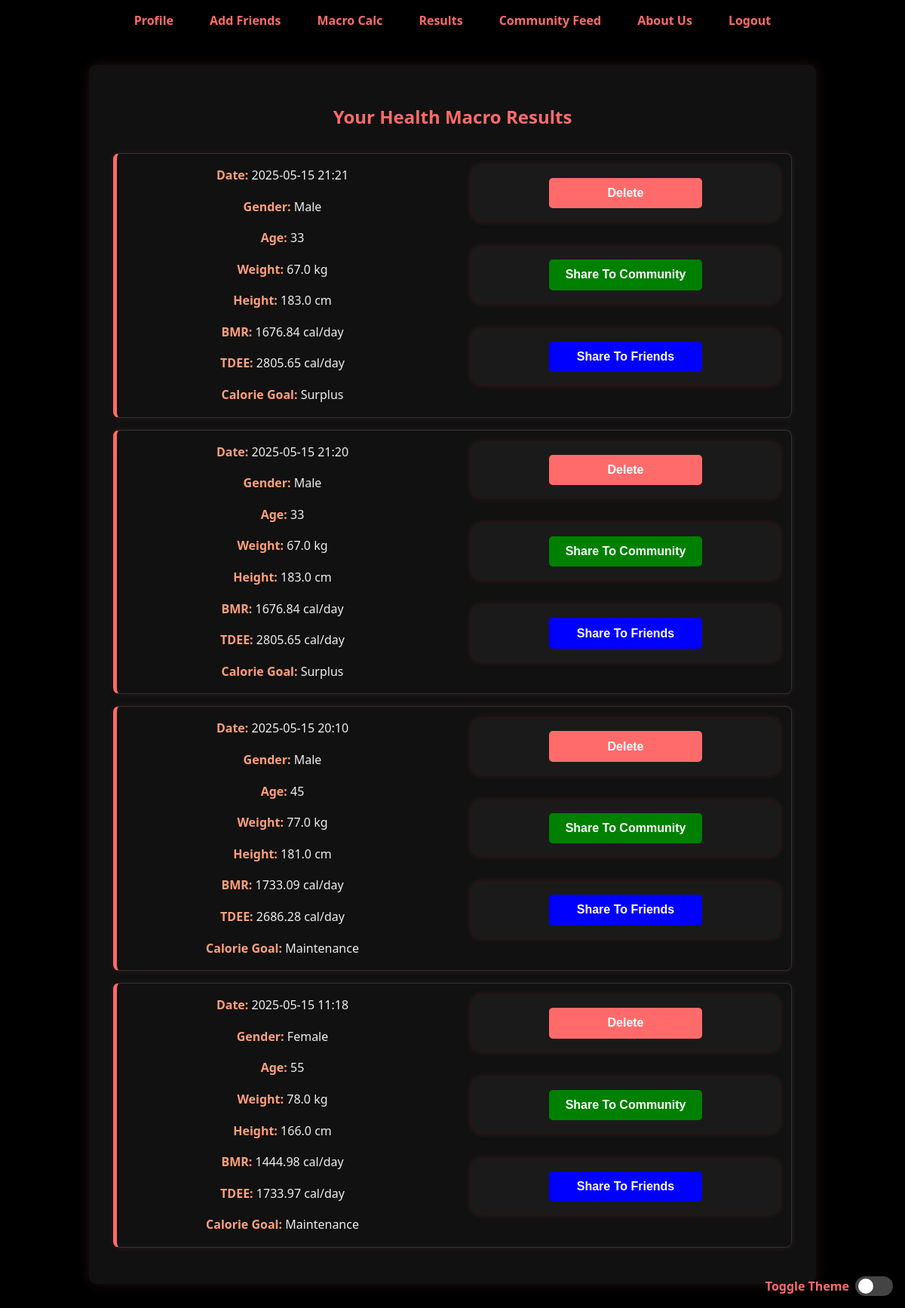
/results (signed in), run on an earlier commit of the app's database.
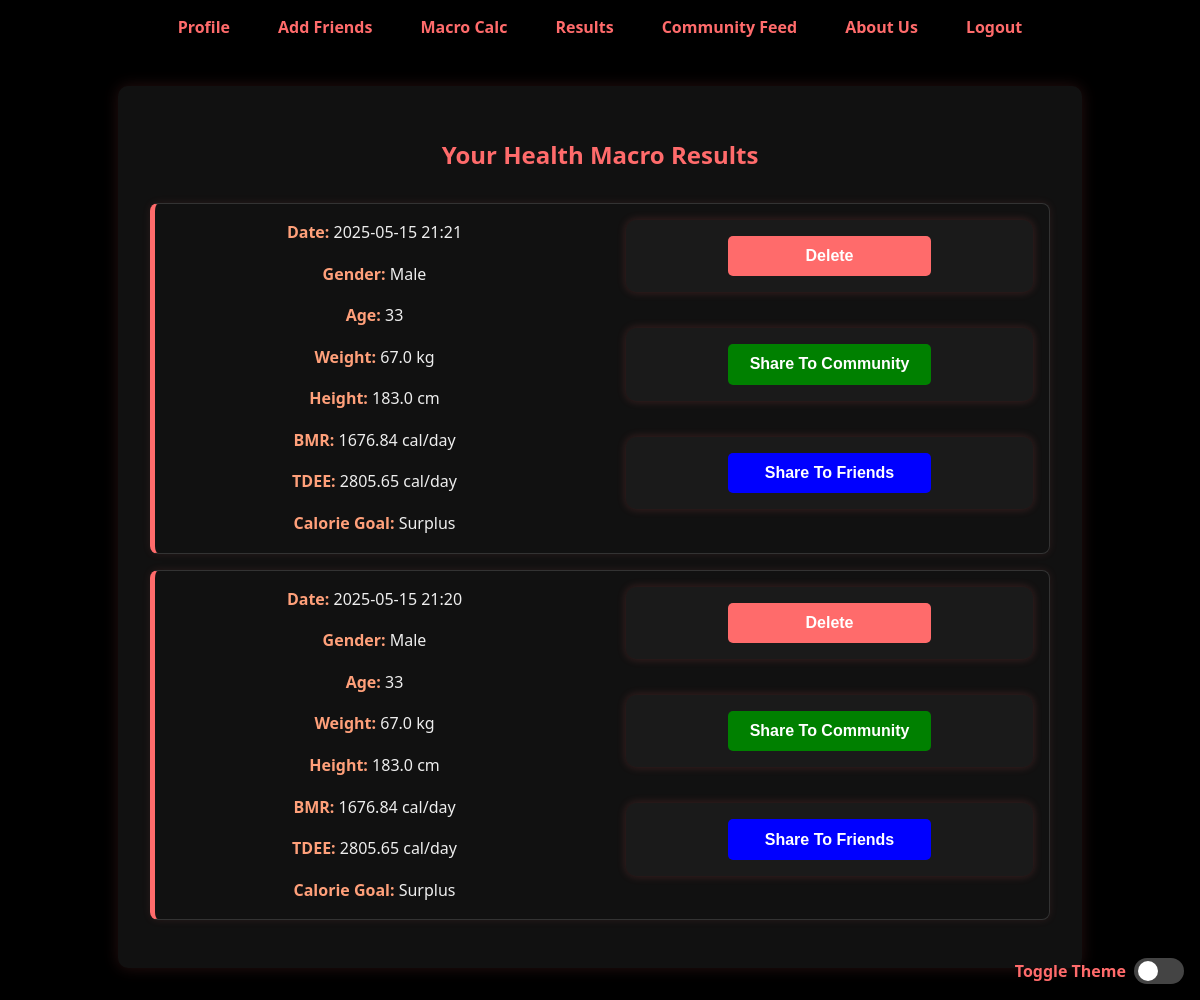
And on a later commit of the database.
### app/models.py (models this page shows)
class MacroPost(db.Model):
    id = db.Column(db.Integer, primary_key=True)
    gender = db.Column(db.String(10), nullable=False)
    age = db.Column(db.Integer, nullable=False)
    weight = db.Column(db.Float, nullable=False)
    height = db.Column(db.Float, nullable=False)
    bmr = db.Column(db.Float, nullable=False)
    tdee = db.Column(db.Float, nullable=False)
    calorie_goal = db.Column(db.String(10), nullable=False, server_default='maintain')
    timestamp = db.Column(db.DateTime, server_default=db.func.now())
    user_id = db.Column(db.Integer, db.ForeignKey('user.id'), nullable=False)
    user = db.relationship('User', backref=db.backref('macroposts', lazy=True))

### app/routes.py (the view)
@app.route("/results")
def results():
    macro_posts = []
    if current_user.is_authenticated:
        macro_posts = MacroPost.query.filter_by(user_id=current_user.id).order_by(MacroPost.timestamp.desc()).all()
    return render_template("results.html", macro_posts=macro_posts)

### app/__init__.py (called while the page is built)
@login_manager.user_loader
def load_user(user_id):
    return db.session.get(User, int(user_id))

### app/routes.py (called while the page is built)
@app.after_request
def add_security_headers(response):
    response.headers['X-Content-Type-Options'] = 'nosniff'
    response.headers['X-Frame-Options'] = 'DENY'
    response.headers['X-Content-Type-Options'] = 'nosniff'
    response.headers['X-XSS-Protection'] = '1; mode=block'
    return response

### app/templates/results.html (shortened to what this page needs)
{% extends "base.html" %}
{% import "./components/resultTab.html" as ui %}
 {% block content %}
<section>
  <h1>Your Health Macro Results</h1>
  {% if macro_posts and macro_posts|length > 0 %}
  <div class="macro-history">
    <ul>
      {% for post in macro_posts %}
      <li>
        <div class="info">
          {{ ui.history_item(post) }}
        </div>
        <div class="actions">
          {{ ui.delete_button(post.id) }}
          {{ ui.community_share_button(post.id) }}
          {{ ui.friend_share_button(post.id) }}
        </div>
      </li>
      {% endfor %}
    </ul>
  </div>
  {% endif %}
</section>
{% endblock %}

### app/templates/base.html (shortened to what this page needs)
<!DOCTYPE html>
<html lang="en">
<head>
  <link rel="stylesheet" href="{{ url_for('static', filename='css/style.css') }}">
</head>
<body>
  <header>
    <nav>
      <ul>
        {% if current_user.is_authenticated %}
          <li><a href="{{ url_for('profile') }}">Profile</a></li>
          <li><a href="{{ url_for('friends') }}">Add Friends</a></li>
        {% else %}
          <li><a href="{{ url_for('login') }}">Login</a></li>
          <li><a href="{{ url_for('calculator') }}">Macro Calc</a></li>
        {% endif %}
        {% if current_user.is_authenticated and request.endpoint != 'view_user_profile' and request.endpoint != 'view_user_profile_by_name' %}
        <li><a href="{{ url_for('calculator') }}">Macro Calc</a></li>
        {% endif %}
        <li><a href="{{ url_for('results') }}">Results</a></li>
        <li><a href="{{ url_for('feed') }}">Community Feed</a></li>
        <li><a href="{{ url_for('about') }}">About Us</a></li>
        {% if current_user.is_authenticated %}
          <li><a href="{{ url_for('logout') }}">Logout</a></li>
        {% endif %}
      </ul>
    </nav>
  </header>
  <main>
    {% block content %}
    {% endblock %}
  </main>
  <div class="theme-toggle">
    <label class="theme-label" for="theme-switch">Toggle Theme</label>
    <label class="switch">
        <span class="slider"></span>
    </label>
</div>
</body>
</html>

### app/templates/components/resultTab.html (shortened to what this page needs)
{% macro history_item(post) %}
<p><strong>Date:</strong> {{ post.timestamp.strftime('%Y-%m-%d %H:%M') }}</p>
<p><strong>Gender:</strong> {{ post.gender|capitalize }}</p>
<p><strong>Age:</strong> {{ post.age }}</p>
<p><strong>Weight:</strong> {{ post.weight }} kg</p>
<p><strong>Height:</strong> {{ post.height }} cm</p>
<p><strong>BMR:</strong> {{ post.bmr }} cal/day</p>
<p><strong>TDEE:</strong> {{ post.tdee }} cal/day</p>
<p><strong>Calorie Goal:</strong> {{ post.calorie_goal|capitalize }}</p>
{% endmacro %}
{% macro delete_button(post_id) %}
<form
  action="{{ url_for('delete_macro_post', post_id=post_id) }}"
  method="post"
  onsubmit="return confirm('Are you sure you want to delete this entry?');"
>
  <button type="submit">Delete</button>
</form>
{% endmacro %}
{% macro community_share_button(post_id) %}
<form action="{{ url_for('create_feed_post', post_id=post_id) }}" method="POST">
  <button style="background-color: green" type="submit">
    Share To Community
  </button>
</form>
{% endmacro %}
{% macro friend_share_button(post_id) %}
<form action="{{ url_for('feed') }}" method="GET">
  <button style="background-color: blue" type="submit">Share To Friends</button>
</form>
{% endmacro %}

### app/static/css/style.css (style rules this page uses)
body { background-color: #000; color: #eee; font-family: 'Segoe UI', Tahoma, Geneva, Verdana, sans-serif; margin: 0; padding: 0; }
h1, h2 { color: #ff6b6b; text-align: center; }
header { padding: 1rem 2rem; }
nav ul { list-style: none; display: flex; justify-content: flex-end; gap: 1rem; padding: 0; margin: 0; }
nav a { position: relative; color: #ff6b6b; font-weight: bold; text-decoration: none; padding: 0.5rem 1rem; transition: color 0.3s ease; }
nav a::after { content: ''; position: absolute; left: 0; bottom: 0; height: 2px; width: 0%; background-color: #ff6b6b; transition: width 0.3s ease; }
form { background-color: #1a1a1a; padding: 2rem; border-radius: 10px; max-width: 500px; margin: 2rem auto; box-shadow: 0 0 10px rgba(255, 107, 107, 0.2); }
label { font-weight: bold; display: block; margin-top: 1rem; color: #ff6b6b; }
input, select, button { width: 100%; padding: 0.7rem; margin-top: 0.5rem; border-radius: 5px; border: none; background-color: #333; color: #fff; font-size: 1rem; }
button { background-color: #ff6b6b; color: #000; font-weight: bold; margin-top: 1.5rem; cursor: pointer; transition: background-color 0.3s; }
section { background-color: #111; color: #eee; max-width: 900px; margin: 2rem auto; padding: 2rem; border-radius: 10px; box-shadow: 0 0 15px rgba(255, 107, 107, 0.15); }
section p { font-size: 1rem; line-height: 1.6; }
.macro-history { margin-top: 2rem; }
.macro-history ul { list-style: none; padding: 0px; margin: 0px; }
.macro-history li { text-align: center; border: 1px solid #333; border-left: 5px solid #ff6b6b; border-radius: 8px; margin-bottom: 1rem; box-shadow: 0 0 8px rgba(255, 107, 107, 0.1); transition: transform 0.2s ease; display: flex; justify-content: space-between; align-items: flex-start; gap: 1rem; }
.macro-history strong { color: #ffa07a; }
.macro-history .info { justify-content: left; }
.macro-history .info p { margin-block: 1rem; }
.macro-history li .info { display: inline-table; grid-template-columns: repeat(auto-fit, minmax(120px, 1fr)); gap: 0.25rem 1rem; flex: 0.5; }
.macro-history .actions { display: flex; flex-direction: column; }
.macro-history li .actions { display: block; align-self: start; gap: 0.5rem; display: flex; flex-direction: column; flex-shrink: 0; gap: 0.25rem 1rem; flex: 0.5; }
.macro-history button { width: 50%; margin-block: 1rem; color: white; }
.macro-history form { padding: 0; margin: 1rem; }
.theme-toggle { position: fixed; bottom: 1rem; right: 1rem; display: flex; align-items: center; gap: 0.5rem; z-index: 10000; }
.theme-label { color: #ff6b6b; font-weight: bold; }
.switch { position: relative; display: inline-block; width: 50px; height: 26px; }
.slider { position: absolute; cursor: pointer; top: 0; left: 0; right: 0; bottom: 0; background-color: #444; transition: 0.4s; border-radius: 34px; }
.slider::before { position: absolute; content: ""; height: 20px; width: 20px; left: 4px; bottom: 3px; background-color: white; transition: 0.4s; border-radius: 50%; }
nav ul { flex-wrap: wrap; justify-content: center; }

What changed in the data, as far as the page shows it:
removed MacroPost: timestamp "2025-05-15 20:10", gender "Male", age "45", weight "77.0", height "181.0", bmr "1733.09", tdee "2686.28", calorie_goal "Maintenance"
removed MacroPost: timestamp "2025-05-15 11:18", gender "Female", age "55", weight "78.0", height "166.0", bmr "1444.98", tdee "1733.97", calorie_goal "Maintenance"
